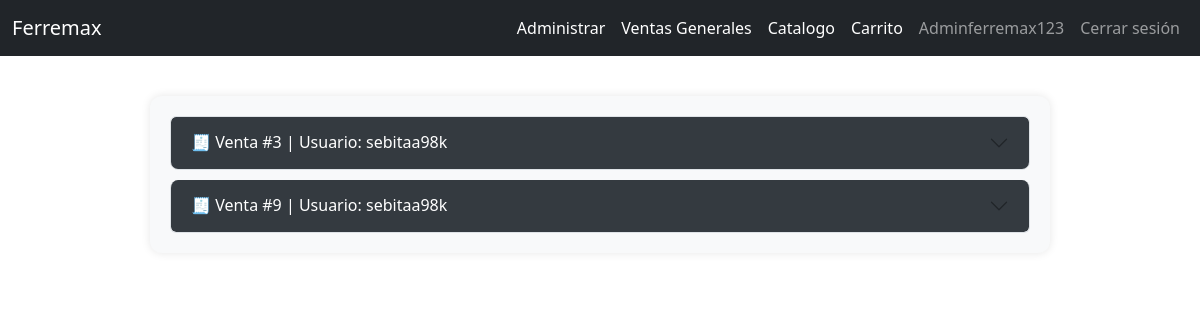
Before: /ver-ventas-generales/ (signed in) with the older database file.
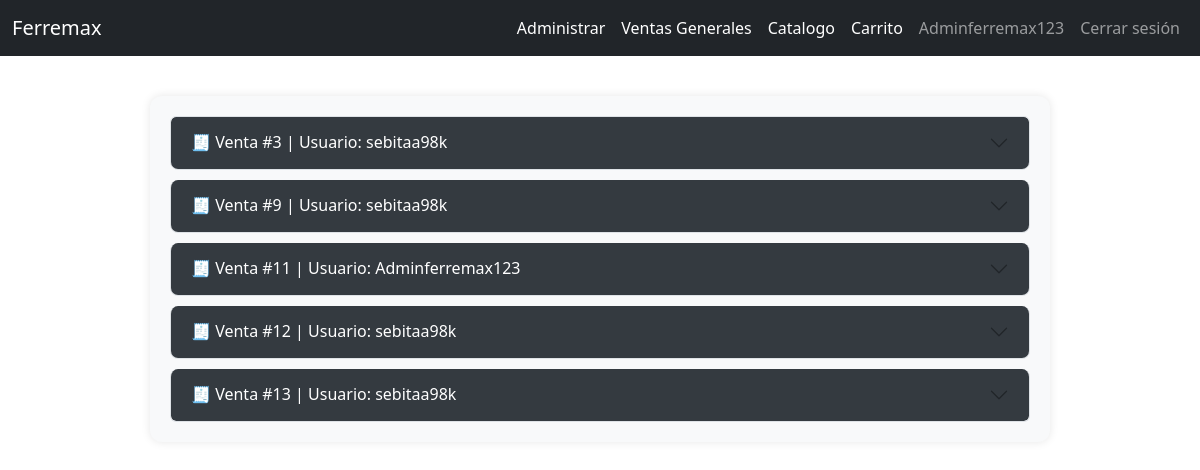
After: the same page with the newer database file.
### carrito/models.py (models this page shows, shortened)
class Venta_productos(models.Model):
    ESTADO_VENTA_CHOICES = [
        ('carrito', 'Carrito'),
        ('pagado', 'Pagado'),
    ]
    id_usuario = models.ForeignKey(User, on_delete=models.CASCADE, related_name='ventas')
    total_venta = models.IntegerField()
    fecha_transaccion = models.DateField(null=True, blank=True)
    estado_venta = models.CharField(max_length=200, choices=ESTADO_VENTA_CHOICES, default='carrito')
    webpay_transaction_id = models.CharField(max_length=100, blank=True, null=True)
    webpay_payment_status = models.CharField(max_length=50, blank=True, null=True)

### admin_crud_rol/views.py (the view)
# urls.py: path('ver-ventas-generales/', VentasView, name='ver_ventas_generales' ),
@user_passes_test(lambda u: u.is_staff)
def VentasView(request):
    ventas = Venta_productos.objects.filter(estado_venta='pagado').select_related('id_usuario')
    return render(request, 'admin/admin-ventas.html', {'ventas': ventas})

### admin_crud_rol/templates/admin/admin-ventas.html (shortened to what this page needs)
<!DOCTYPE html>
<html lang="en">
<head>
    <link href="https://cdn.jsdelivr.net/npm/bootstrap@5.3.5/dist/css/bootstrap.min.css" rel="stylesheet">
</head>
<body>
    {% include 'home/navbar.html' %}
    <div class="ventas-container">
        <div class="accordion" id="accordionExample">
            {% for venta in ventas %}
                {% if venta.webpay_transaction_id %}
                    <div class="accordion-item">
                    <h2 class="accordion-header" id="heading{{ forloop.counter }}">
                        <button class="accordion-button collapsed" type="button" data-bs-toggle="collapse" data-bs-target="#collapse{{ forloop.counter }}" aria-expanded="false" aria-controls="collapse{{ forloop.counter }}">
                            🧾 Venta #{{ venta.id }} |  Usuario: {{ venta.id_usuario.username }}
                        </button>
                    </h2>
                </div>
                {% endif%}
            {% empty %}
                <p class="text-muted text-center mt-4">No hay ventas registradas.</p>
            {% endfor %}
        </div>
    </div>
</body>
</html>

Changed rows visible on the page:
now on this page (row edited): Venta_productos: id "11", id_usuario.username "Adminferremax123"
now on this page (row edited): Venta_productos: id "12", id_usuario.username "sebitaa98k"
added Venta_productos: id "13", id_usuario.username "sebitaa98k"
